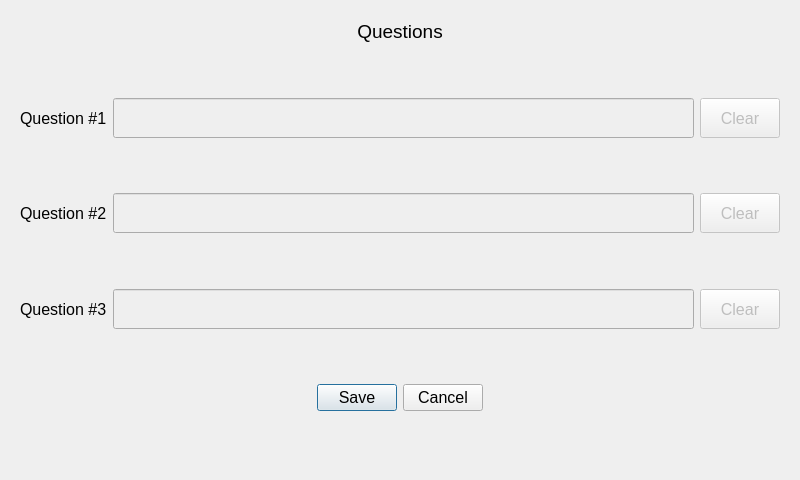
<?xml version="1.0" encoding="UTF-8"?>
<ui version="4.0">
 <class>CDlgEditQuestions</class>
 <widget class="QDialog" name="CDlgEditQuestions">
  <property name="geometry">
   <rect>
    <x>0</x>
    <y>0</y>
    <width>800</width>
    <height>480</height>
   </rect>
  </property>
  <property name="minimumSize">
   <size>
    <width>800</width>
    <height>480</height>
   </size>
  </property>
  <property name="maximumSize">
   <size>
    <width>800</width>
    <height>480</height>
   </size>
  </property>
  <property name="windowTitle">
   <string>Edit Questions</string>
  </property>
  <layout class="QHBoxLayout" name="horizontalLayout_6">
   <item>
    <widget class="QWidget" name="widget" native="true">
     <property name="autoFillBackground">
      <bool>true</bool>
     </property>
     <layout class="QVBoxLayout" name="verticalLayout">
      <item>
       <layout class="QHBoxLayout" name="horizontalLayout_4">
        <item>
         <spacer name="horizontalSpacer">
          <property name="orientation">
           <enum>Qt::Horizontal</enum>
          </property>
          <property name="sizeHint" stdset="0">
           <size>
            <width>40</width>
            <height>20</height>
           </size>
          </property>
         </spacer>
        </item>
        <item>
         <widget class="QLabel" name="lblQuestionsTitle">
          <property name="font">
           <font>
            <pointsize>14</pointsize>
           </font>
          </property>
          <property name="text">
           <string>Questions</string>
          </property>
          <property name="alignment">
           <set>Qt::AlignCenter</set>
          </property>
         </widget>
        </item>
        <item>
         <spacer name="horizontalSpacer_2">
          <property name="orientation">
           <enum>Qt::Horizontal</enum>
          </property>
          <property name="sizeHint" stdset="0">
           <size>
            <width>40</width>
            <height>20</height>
           </size>
          </property>
         </spacer>
        </item>
       </layout>
      </item>
      <item>
       <spacer name="verticalSpacer">
        <property name="orientation">
         <enum>Qt::Vertical</enum>
        </property>
        <property name="sizeHint" stdset="0">
         <size>
          <width>20</width>
          <height>41</height>
         </size>
        </property>
       </spacer>
      </item>
      <item>
       <layout class="QHBoxLayout" name="horizontalLayout_3">
        <item>
         <widget class="QLabel" name="lblQuestion1">
          <property name="minimumSize">
           <size>
            <width>0</width>
            <height>40</height>
           </size>
          </property>
          <property name="maximumSize">
           <size>
            <width>16777215</width>
            <height>40</height>
           </size>
          </property>
          <property name="font">
           <font>
            <pointsize>12</pointsize>
           </font>
          </property>
          <property name="text">
           <string>Question #1</string>
          </property>
         </widget>
        </item>
        <item>
         <widget class="CClickableLineEdit" name="edtQuestion1">
          <property name="enabled">
           <bool>false</bool>
          </property>
          <property name="minimumSize">
           <size>
            <width>0</width>
            <height>40</height>
           </size>
          </property>
          <property name="maximumSize">
           <size>
            <width>16777215</width>
            <height>40</height>
           </size>
          </property>
          <property name="font">
           <font>
            <pointsize>12</pointsize>
           </font>
          </property>
          <property name="maxLength">
           <number>100</number>
          </property>
          <property name="readOnly">
           <bool>true</bool>
          </property>
         </widget>
        </item>
        <item>
         <widget class="QPushButton" name="clrQuestion1">
          <property name="enabled">
           <bool>false</bool>
          </property>
          <property name="minimumSize">
           <size>
            <width>0</width>
            <height>40</height>
           </size>
          </property>
          <property name="maximumSize">
           <size>
            <width>16777215</width>
            <height>40</height>
           </size>
          </property>
          <property name="font">
           <font>
            <pointsize>12</pointsize>
           </font>
          </property>
          <property name="text">
           <string>Clear</string>
          </property>
         </widget>
        </item>
       </layout>
      </item>
      <item>
       <spacer name="verticalSpacer_2">
        <property name="orientation">
         <enum>Qt::Vertical</enum>
        </property>
        <property name="sizeHint" stdset="0">
         <size>
          <width>20</width>
          <height>41</height>
         </size>
        </property>
       </spacer>
      </item>
      <item>
       <layout class="QHBoxLayout" name="horizontalLayout_2">
        <item>
         <widget class="QLabel" name="lblQuestion2">
          <property name="minimumSize">
           <size>
            <width>0</width>
            <height>40</height>
           </size>
          </property>
          <property name="maximumSize">
           <size>
            <width>16777215</width>
            <height>40</height>
           </size>
          </property>
          <property name="font">
           <font>
            <pointsize>12</pointsize>
           </font>
          </property>
          <property name="text">
           <string>Question #2</string>
          </property>
         </widget>
        </item>
        <item>
         <widget class="CClickableLineEdit" name="edtQuestion2">
          <property name="enabled">
           <bool>false</bool>
          </property>
          <property name="minimumSize">
           <size>
            <width>0</width>
            <height>40</height>
           </size>
          </property>
          <property name="maximumSize">
           <size>
            <width>16777215</width>
            <height>40</height>
           </size>
          </property>
          <property name="font">
           <font>
            <pointsize>12</pointsize>
           </font>
          </property>
          <property name="text">
           <string/>
          </property>
          <property name="maxLength">
           <number>100</number>
          </property>
         </widget>
        </item>
        <item>
         <widget class="QPushButton" name="clrQuestion2">
          <property name="enabled">
           <bool>false</bool>
          </property>
          <property name="minimumSize">
           <size>
            <width>0</width>
            <height>40</height>
           </size>
          </property>
          <property name="maximumSize">
           <size>
            <width>16777215</width>
            <height>40</height>
           </size>
          </property>
          <property name="font">
           <font>
            <pointsize>12</pointsize>
           </font>
          </property>
          <property name="text">
           <string>Clear</string>
          </property>
         </widget>
        </item>
       </layout>
      </item>
      <item>
       <spacer name="verticalSpacer_3">
        <property name="orientation">
         <enum>Qt::Vertical</enum>
        </property>
        <property name="sizeHint" stdset="0">
         <size>
          <width>20</width>
          <height>40</height>
         </size>
        </property>
       </spacer>
      </item>
      <item>
       <layout class="QHBoxLayout" name="horizontalLayout">
        <item>
         <widget class="QLabel" name="lblQuestion3">
          <property name="minimumSize">
           <size>
            <width>0</width>
            <height>40</height>
           </size>
          </property>
          <property name="maximumSize">
           <size>
            <width>16777215</width>
            <height>40</height>
           </size>
          </property>
          <property name="font">
           <font>
            <pointsize>12</pointsize>
           </font>
          </property>
          <property name="text">
           <string>Question #3</string>
          </property>
         </widget>
        </item>
        <item>
         <widget class="CClickableLineEdit" name="edtQuestion3">
          <property name="enabled">
           <bool>false</bool>
          </property>
          <property name="minimumSize">
           <size>
            <width>0</width>
            <height>40</height>
           </size>
          </property>
          <property name="maximumSize">
           <size>
            <width>16777215</width>
            <height>40</height>
           </size>
          </property>
          <property name="font">
           <font>
            <pointsize>12</pointsize>
           </font>
          </property>
          <property name="inputMask">
           <string/>
          </property>
          <property name="maxLength">
           <number>100</number>
          </property>
          <property name="readOnly">
           <bool>true</bool>
          </property>
         </widget>
        </item>
        <item>
         <widget class="QPushButton" name="clrQuestion3">
          <property name="enabled">
           <bool>false</bool>
          </property>
          <property name="minimumSize">
           <size>
            <width>0</width>
            <height>40</height>
           </size>
          </property>
          <property name="maximumSize">
           <size>
            <width>16777215</width>
            <height>40</height>
           </size>
          </property>
          <property name="font">
           <font>
            <pointsize>12</pointsize>
           </font>
          </property>
          <property name="text">
           <string>Clear</string>
          </property>
         </widget>
        </item>
       </layout>
      </item>
      <item>
       <spacer name="verticalSpacer_5">
        <property name="orientation">
         <enum>Qt::Vertical</enum>
        </property>
        <property name="sizeHint" stdset="0">
         <size>
          <width>20</width>
          <height>41</height>
         </size>
        </property>
       </spacer>
      </item>
      <item>
       <layout class="QHBoxLayout" name="horizontalLayout_5">
        <item>
         <spacer name="horizontalSpacer_3">
          <property name="orientation">
           <enum>Qt::Horizontal</enum>
          </property>
          <property name="sizeHint" stdset="0">
           <size>
            <width>40</width>
            <height>20</height>
           </size>
          </property>
         </spacer>
        </item>
        <item>
         <widget class="QDialogButtonBox" name="buttonBoxQuestions">
          <property name="minimumSize">
           <size>
            <width>0</width>
            <height>0</height>
           </size>
          </property>
          <property name="font">
           <font>
            <pointsize>12</pointsize>
           </font>
          </property>
          <property name="orientation">
           <enum>Qt::Horizontal</enum>
          </property>
          <property name="standardButtons">
           <set>QDialogButtonBox::Cancel|QDialogButtonBox::Save</set>
          </property>
          <property name="centerButtons">
           <bool>true</bool>
          </property>
         </widget>
        </item>
        <item>
         <spacer name="horizontalSpacer_4">
          <property name="orientation">
           <enum>Qt::Horizontal</enum>
          </property>
          <property name="sizeHint" stdset="0">
           <size>
            <width>40</width>
            <height>20</height>
           </size>
          </property>
         </spacer>
        </item>
       </layout>
      </item>
      <item>
       <spacer name="verticalSpacer_4">
        <property name="orientation">
         <enum>Qt::Vertical</enum>
        </property>
        <property name="sizeHint" stdset="0">
         <size>
          <width>20</width>
          <height>41</height>
         </size>
        </property>
       </spacer>
      </item>
     </layout>
    </widget>
   </item>
  </layout>
 </widget>
 <customwidgets>
  <customwidget>
   <class>CClickableLineEdit</class>
   <extends>QLineEdit</extends>
   <header location="global">clickablelineedit.h</header>
  </customwidget>
 </customwidgets>
 <resources/>
 <connections/>
</ui>
